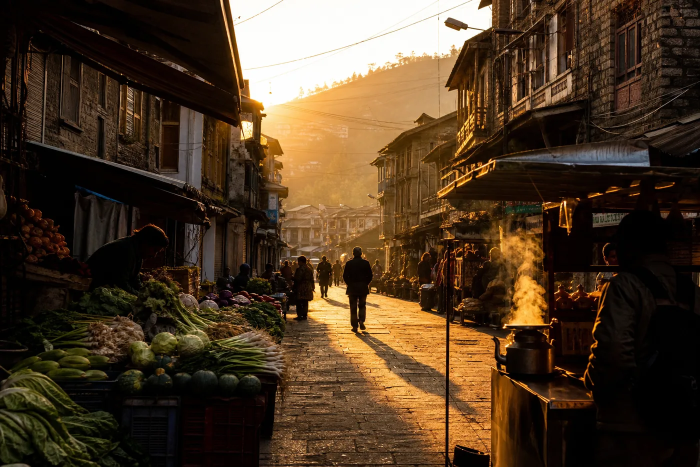
#> input picture sites/cityofmandi/data/spotlight/sl_6247aaff9be632b4.webp, 1400 x 933 px (shown at 1/2 size)
$ python -i logo_optimize.py   (imports and definitions only)
#> lines starting #> are read from the running program, lines starting #| are printed output that depends on the picture
"""Raster project logo optimization — master recompress + card/detail WebP variants."""

from __future__ import annotations

import pathlib

try:
    from PIL import Image
except ImportError:  # pragma: no cover
    Image = None  # type: ignore[misc, assignment]

RASTER_EXT = {".png", ".jpg", ".jpeg", ".webp"}
SKIP_EXT = {".svg", ".gif", ".ico"}

# Display caps in site-utils.js: card ~54px / detail ~160px height; 2× retina.
VARIANTS = {
    "card": {"max_px": 256, "quality": 84},
    "detail": {"max_px": 560, "quality": 88},
}
MAX_MASTER_PX = 1024
MASTER_PNG_COMPRESS = 6


def variant_path(source: pathlib.Path, variant: str) -> pathlib.Path:
    return source.with_name(f"{source.stem}.{variant}.webp")


# [23 lines left out: functions _resample, resize_to_fit, _prepare_rgba, not called in this run]


def _save_master(img: Image.Image, dest: pathlib.Path) -> None:
    ext = dest.suffix.lower()
    fitted = resize_to_fit(img, MAX_MASTER_PX)
    if ext == ".png":
        if fitted.mode == "RGBA":
            fitted.save(dest, format="PNG", optimize=True, compress_level=MASTER_PNG_COMPRESS)
        else:
            fitted.convert("RGB").save(dest, format="PNG", optimize=True, compress_level=MASTER_PNG_COMPRESS)
    elif ext in {".jpg", ".jpeg"}:
        fitted.convert("RGB").save(dest, format="JPEG", quality=88, optimize=True, progressive=True)
    elif ext == ".webp":
        fitted.save(dest, format="WEBP", quality=90, method=6)
    else:
        fitted.save(dest)


# [70 lines left out: functions _remove_stale_variants, optimize_logo_file, not called in this run]


def optimize_logo_paths(paths: list[pathlib.Path], *, force: bool = True) -> list[dict]:
    return [optimize_logo_file(path, force=force) for path in paths]

>>> import cv2
>>> picture = cv2.imread('../sites/cityofmandi/data/spotlight/sl_6247aaff9be632b4.webp', cv2.IMREAD_GRAYSCALE)
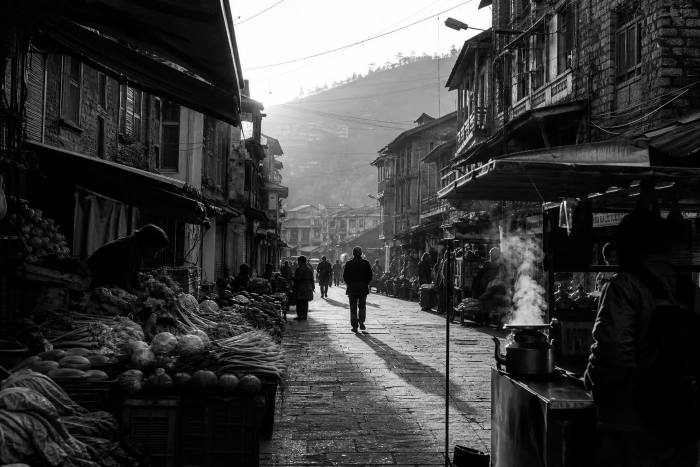
#> picture: shape (933, 1400) (shown at 1/2 size); min 0, max 255, mean 59.9
>>> result = _save_master(picture, 'out.png')
#> (the run stopped early here; a loop or call above may not have finished)

$ run again, on sites/cityofmandi/data/spotlight/sl_9fab2622afc43074.webp
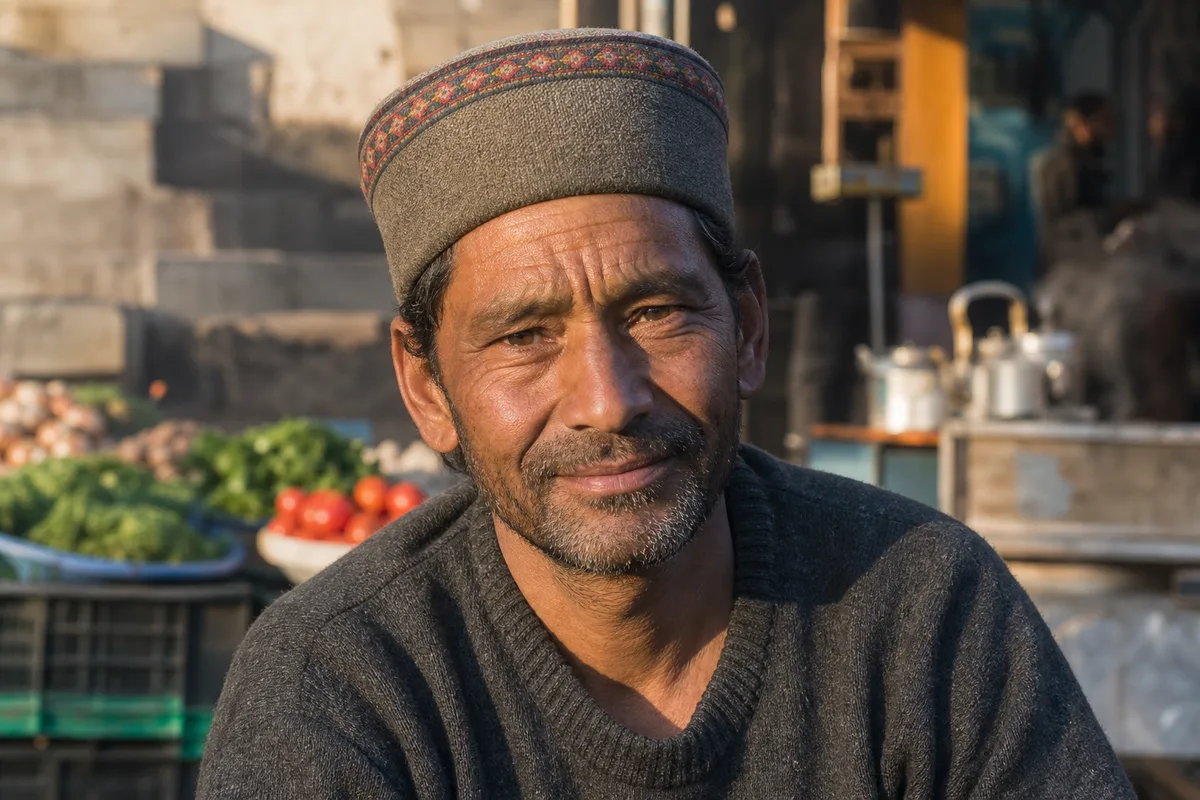
#> input picture sites/cityofmandi/data/spotlight/sl_9fab2622afc43074.webp, 1200 x 800 px
#> `picture = cv2.imread('../sites/cityofmandi/data/spotlight/sl_6247aaff9..`:
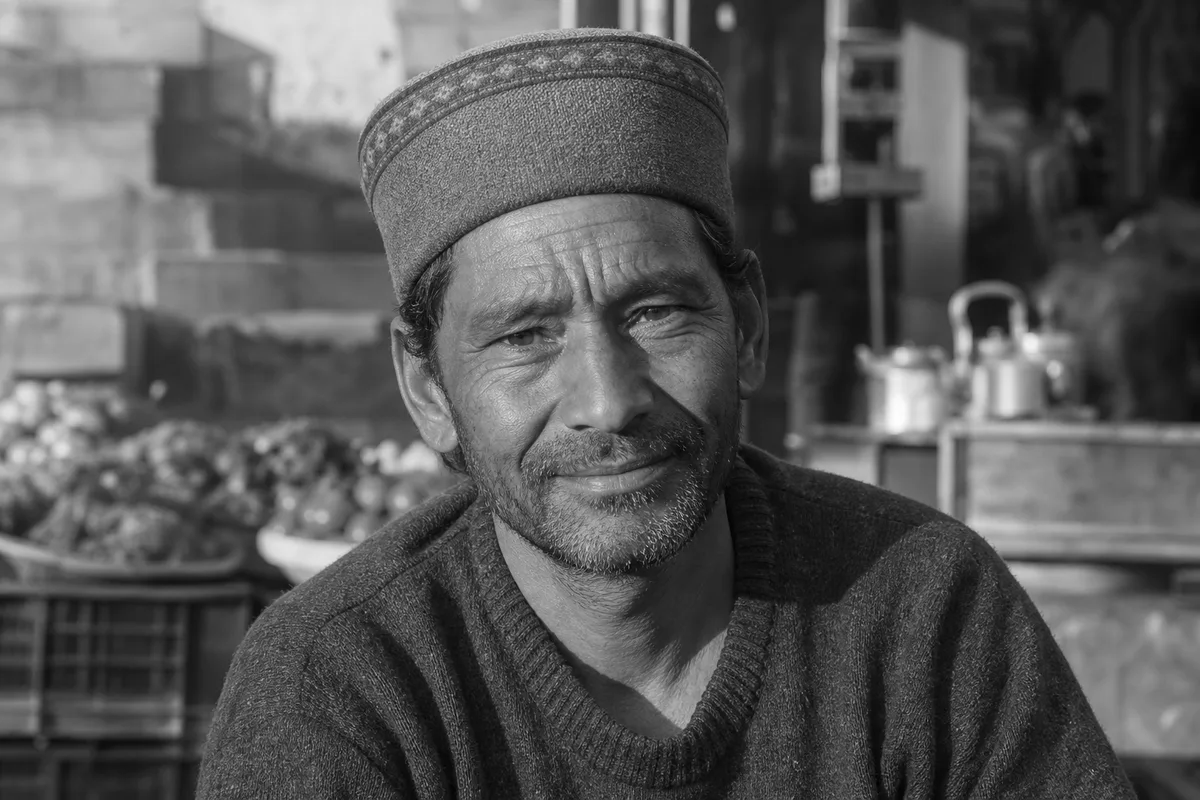
#> picture: shape (800, 1200); min 0, max 253, mean 88.1
